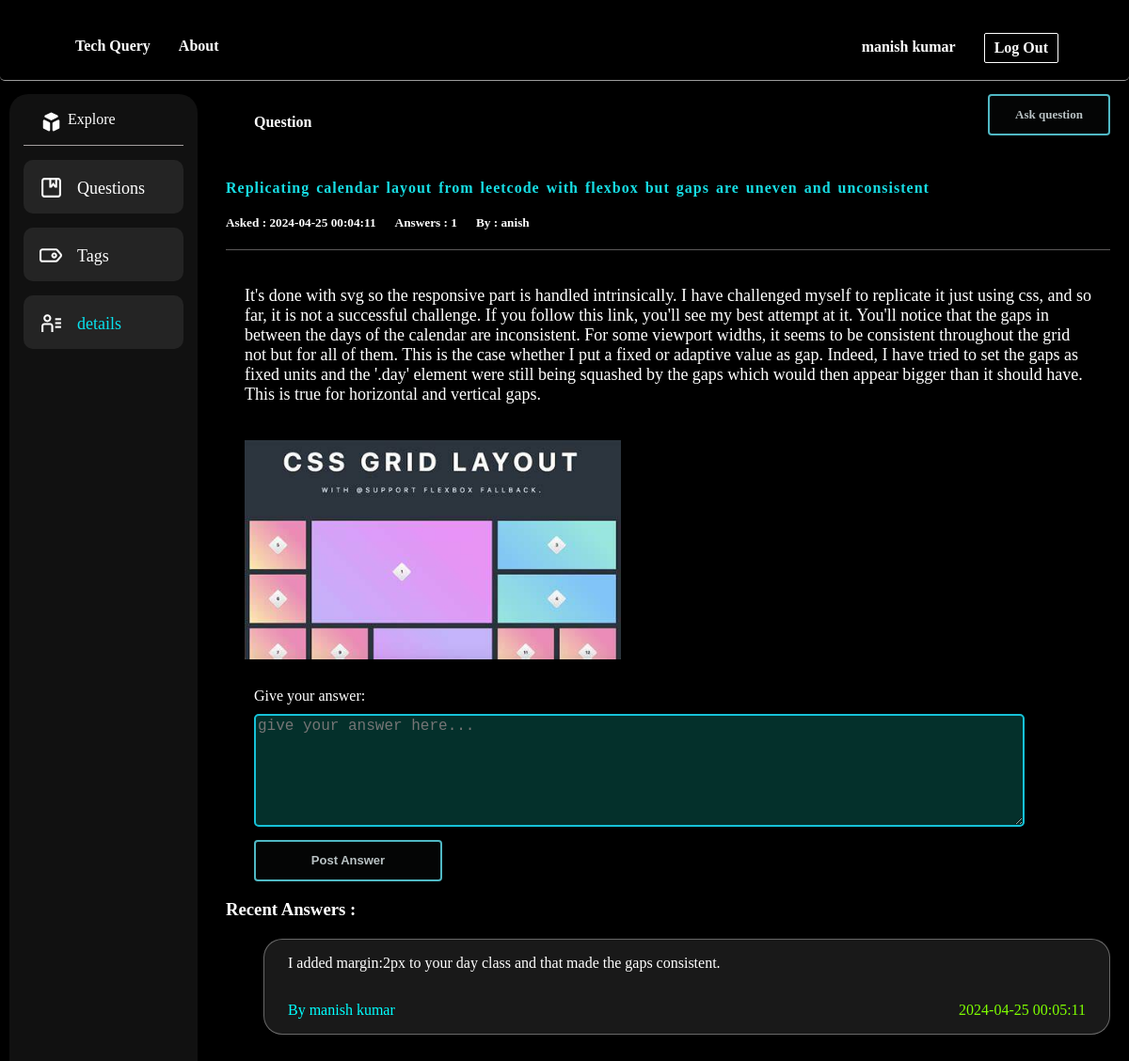
/preview.php?question_id=cc10662950a3898de&qusername=anish (signed in), run on the app's committed database.
### tables this page shows
CREATE TABLE `users` (
  `user_id` int(11) NOT NULL,
  `username` varchar(50) NOT NULL,
  `u_email` varchar(100) NOT NULL,
  `password` varchar(255) NOT NULL,
  `joindate` date NOT NULL DEFAULT current_timestamp()
);

CREATE TABLE `questions` (
  `questionid` varchar(20) NOT NULL,
  `user_id` int(11) NOT NULL,
  `title` varchar(255) NOT NULL,
  `description` text NOT NULL,
  `qimage` varchar(500) NOT NULL,
  `questioneddate` datetime NOT NULL DEFAULT current_timestamp()
);

CREATE TABLE `answers` (
  `answer_id` varchar(20) NOT NULL,
  `questionid` varchar(20) NOT NULL,
  `user_id` int(11) NOT NULL,
  `answerdesc` text NOT NULL,
  `answereddate` datetime NOT NULL DEFAULT current_timestamp()
);

### app/Main.php (called while the page is built, shortened)
<?php
class Main
{
    public function __construct()
    {
        try {
            $this->conn = new PDO(DB_TYPE . ":host=" . DB_SERVER . ";dbname=" . DB_DATABASE, DB_USER, DB_PASSWORD);
        } catch (PDOException $e) {
            echo '<h3>Database Not Connected</h3>', '<p>Please Check database connection before running this site ...</p>';
            exit;
        }
    }
}
?>

### app/Admin.php (called while the page is built, shortened)
<?php
class Admin extends Main
{
	public function ret($stmt)
	{
		$stmt = $this->conn->prepare($stmt);
		$stmt->execute();
		return $stmt;
	}
}
?>

### config.php (called while the page is built, shortened)
<?php
require_once 'app/Main.php';
require_once 'app/Admin.php';
$admin = new Admin();

### preview.php (the view, shortened to what this page needs)
<!DOCTYPE html>
<html lang="en">
<head>
    <link rel="stylesheet" href="css/header.css">
    <link rel="stylesheet" href="css/preview.css">
    <link rel="stylesheet" href="css/sidebar.css">
</head>
<body>
    <div class="fixed">
        <?php include "includes/header.php"; ?>
    </div>
    <?php include "includes/sidebar.php"; ?>
    <div style="padding-top:60px ;">
        <div class="content">
            <h4>Question</h4>
            <a href="askquestion.php" class="btn">Ask question</a>
        </div>
    </div>
    <?php
    if (isset($_GET['question_id']) && isset($_GET['qusername'])) {
        $question_id = $_GET['question_id'];
        $qusername = $_GET['qusername'];
    }
    $stms = $admin->ret("SELECT * FROM `questions` WHERE `questionid`='$question_id'");
    $qrow = $stms->fetch(PDO::FETCH_ASSOC);
    $stma = $admin->ret("SELECT a.*, u.username
                        FROM `answers` a
                        LEFT JOIN `users` u ON a.user_id = u.user_id
                        WHERE a.`questionid` = '$question_id'");
    $acount = $stma->rowCount()
        ?>
    <div class="card">
        <div style="display: flex; column-gap: 10px;flex-direction: column;">
            <h4 style="padding: 0px;margin: 0px;font-weight:bolder;"><?php echo $qrow['title']; ?> </h4>
            <div
                style="border-bottom: 1px solid rgba(165, 161, 161, 0.552);margin: 0px; display: flex;flex-direction: row; font-family: Cambria, Cochin, Georgia, Times, 'Times New Roman', serif;">
                <h5 style="padding-top: 20px;margin: 0px;">Asked : <?php echo $qrow['questioneddate']; ?> </h5>
                <h5 style="padding: 20px;margin: 0px;">Answers : <?php echo $acount ?></h5>
                <h5 style="padding-top: 20px;margin: 0px;">By : <?php echo $qusername ?></h5>
            </div>
        </div>
        <div class="qcontent">
            <p> <?php echo $qrow['description']; ?></p>
            <div>
                <img src="controller/<?php echo $qrow['qimage'] ?>" width="400px" height="400px" alt="" srcset=""
                    class="preview-img">
            </div>
        </div>
        <div class="answerq">
            <?php if (isset($row['user_id'])): ?>
                <form action="controller/uploadAnswer.php" method="post">
                    <div style="padding-bottom: 10px;">Give your answer:</div>
                    <textarea style="height: 120px;" name="a_text" placeholder="give your answer here..."
                        required></textarea>
                    <button class="btn" name="a_submit" style="width: 200px;margin-top: 10px;">Post Answer</button>
                </form>
            <?php endif; ?>
        </div>
        <div class="qanswers">
            <h3>Recent Answers :</h3>
            <?php
            if ($stma && $stma->rowCount() > 0) {
                while ($rowz = $stma->fetch(PDO::FETCH_ASSOC)) {
                    ?>
                    <div class="ans">
                        <p>
                            <?php echo $rowz['answerdesc']; ?>
                        </p>
                        <div style="display: flex; justify-content: space-between;">
                            <p style="color: aqua;">By <?php echo $rowz['username']; ?></p>
                            <p style="color:chartreuse"><?php echo $rowz['answereddate']; ?></p>
                        </div>
                    </div>
                    <?php
                }
            } else {
                echo "<h2>No answers found.</h2>";
            }
            ?>
        </div>
    </div>
</body>
</html>

### includes/header.php
<?php
include 'config.php';
if (isset($_SESSION['user_id'])) {
    $uid = $_SESSION['user_id'];
    $stmt = $admin->ret("SELECT * FROM `users` WHERE `user_id`='$uid'");
    $row = $stmt->fetch(PDO::FETCH_ASSOC);
}
?>
<header>
    <div>
        <div>Tech Query</div>
        <div>About</div>
    </div>
    <div>
        <?php if (isset($row['user_id'])): ?>
            <a href="userProfile.php"><?php echo $row['username']; ?></a>
            <a href="controller/u_logout.php" class="logBtn">Log Out</a>
        <?php else: ?>
            <a href="login.php" class="logBtn">Log in</a>
            <a href="signup.php" class="logBtn">Sign up</a>
        <?php endif; ?>
    </div>
</header>

### css/header.css (style rules this page uses)
header { display: flex; justify-content: space-between; z-index: 9999; font-weight: 600; border-radius: 5px; background-color: transparent; border-bottom: solid 1px rgba(250, 250, 250, 0.622); border-width: thin; padding: 10px 50px; height: 65px; backdrop-filter: brightness(110%) blur(6px); }
.fixed { position: fixed; width: 100%; }
body { margin: 0; padding: 0; background-color: #000000; font-family: "Shadows Into Light Two", cursive; }
.logBtn { background-color: transparent; color: rgb(252, 252, 252); border-radius: 2px; border: solid 1px white; cursor: cell; transition: 1s; }
div a { display: flex; justify-content: center; align-items: center; margin: 10px; padding: 10px; height: 10px; text-decoration: inherit; color: inherit; }
header div { display: flex; padding: 15px; }

### css/preview.css (style rules this page uses)
.btn { align-items: center; background-color: #040505; border: 2px solid rgba(97, 224, 238, 0.821); border-radius: .25rem; box-shadow: rgba(0, 0, 0, 0.02) 0 1px 3px 0; box-sizing: border-box; color: rgba(217, 228, 230, 0.85); cursor: pointer; display: inline-flex; font-size: 13px; font-weight: 600; justify-content: center; line-height: 1.25; margin: 0; height: 15px; padding: 20px; position: relative; text-decoration: none; transition: all 250ms; user-select: none; -webkit-user-select: none; touch-action: manipulation; vertical-align: baseline; width: 130px; }
.content { margin-left: 250px; padding: 20px; display: flex; justify-content: space-between; margin-top: 20px; }
.card { display: flex; flex-direction: column; font-family: Georgia, 'Times New Roman', Times, serif; margin-left: 240px; margin-right: 20px; margin-top: 10px; }
.card h4 { word-spacing: 2px; letter-spacing: 1px; color: rgb(23, 221, 228); }
.qcontent p { font-size: large; font-weight: 100; padding: 20px; }
.qcontent img { padding-left: 20px; display: block; height: 100%; background-size: cover; }
.ans { border-radius: 20px; padding-left: 25px; padding-right: 25px; border: 1px solid #e6e6e663; margin-left: 40px; margin-top: 20px; margin-bottom: 40px; background-color: #9999992a; }
textarea { width: 90%; font-size: 1rem; border: 2px solid #16c2d8; color: white; background-color: #16d8be39; border-radius: 5px; box-sizing: border-box; }
.answerq { padding-top: 30px; margin-left: 30px; }

### css/sidebar.css (style rules this page uses)
body { color: white; }

### data on the page
users: username "manish kumar"
questions: title "Replicating calendar layout from leetcode with flexbox but gaps are uneven and unconsistent", questioneddate "2024-04-25 00:04:11", description "It's done with svg so the responsive part is handled intrinsically. I have challenged myself to replicate it just using css, and so far, it is not a successful challenge. If you follow this link, you'll see my best attempt at it. You'll notice that the gaps in between the days of the calendar are inconsistent. For some viewport widths, it seems to be consistent throughout the grid not but for all of them. This is the case whether I put a fixed or adaptive value as gap. Indeed, I have tried to set the gaps as fixed units and the '.day' element were still being squashed by the gaps which would then appear bigger than it should have. This is true for horizontal and vertical gaps.", qimage (picture)
answers: answerdesc "I added margin:2px to your day class and that made the gaps consistent.", user.username "manish kumar", answereddate "2024-04-25 00:05:11"

### other printed values
$acount "1"
$qusername "anish"
